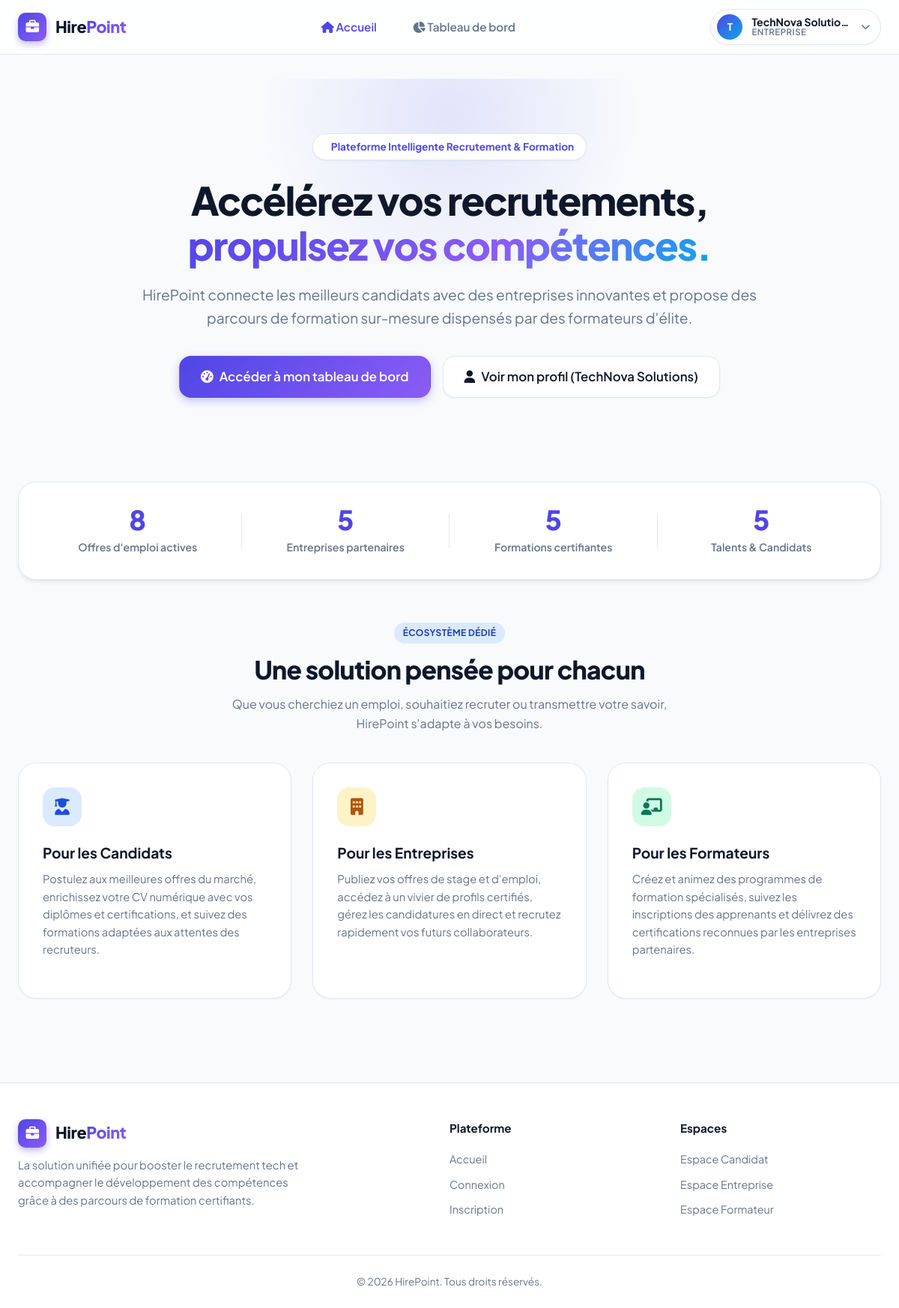
The app's page / (signed in) with its own data.
### user/models.py (models this page shows, shortened)
class User(AbstractUser):
    role = models.CharField(
        max_length=20,
        choices=Role.choices,
        default=Role.CANDIDAT
    )
    dateInscription = models.DateField(auto_now_add=True)
    @property
    def is_entreprise(self):
        return self.role == Role.ENTREPRISE
    @property
    def is_admin(self):
        return self.role == Role.ADMINISTRATEUR or self.is_superuser or self.is_staff
    @property
    def display_name(self):
        if self.is_entreprise and hasattr(self, 'entreprise'):
            return self.entreprise.nomEntreprise

### entreprise/models.py (models this page shows, shortened)
class Entreprise(User):
    nomEntreprise = models.CharField(max_length=255)
    secteur = models.CharField(max_length=255)
    description = models.TextField()
    adresse = models.CharField(max_length=255)
    siteWeb = models.URLField(max_length=255, blank=True, null=True)

### user/views.py (the view)
# urls.py: path('', views.home_view, name='home'),
def home_view(request):
    total_offres = Offre.objects.count()
    total_formations = Formation.objects.count()
    total_candidats = Candidat.objects.count()
    total_entreprises = Entreprise.objects.count()
    recent_offres = Offre.objects.select_related('entreprise').order_by('-datePublication')[:3]
    recent_formations = Formation.objects.select_related('formateur').order_by('dateDebut')[:3]
    context = {
        'total_offres': total_offres,
        'total_formations': total_formations,
        'total_candidats': total_candidats,
        'total_entreprises': total_entreprises,
        'recent_offres': recent_offres,
        'recent_formations': recent_formations,
    }
    return render(request, 'home.html', context)

### templates/home.html (shortened to what this page needs)
{% extends 'base.html' %}
{% load static %}
{% block content %}
<section class="hero" id="home-hero">
    <div class="hero-glow"></div>
    <div class="hero-content">
        <div class="hero-badge">
            Plateforme Intelligente Recrutement & Formation
        </div>
        <h1 class="hero-title">
            Accélérez vos recrutements,<br>
            <span class="gradient-text">propulsez vos compétences.</span>
        </h1>
        <p class="hero-description">
            HirePoint connecte les meilleurs candidats avec des entreprises innovantes et propose des parcours de formation sur-mesure dispensés par des formateurs d'élite.
        </p>
        <div class="hero-cta-group">
            {% if user.is_authenticated %}
                <a href="{% url 'dashboard' %}" class="btn btn-primary btn-lg" id="hero-dashboard-cta">
                    <i class="fa-solid fa-gauge-high"></i> Accéder à mon tableau de bord
                </a>
                <a href="{% url 'profile' %}" class="btn btn-secondary btn-lg" id="hero-profile-cta">
                    <i class="fa-solid fa-user"></i> Voir mon profil ({{ user.display_name }})
                </a>
            {% endif %}
        </div>
    </div>
</section>
<div class="stats-strip" id="home-stats-strip">
    <div class="stat-item">
        <div class="stat-number">{{ total_offres }}</div>
        <div class="stat-label">Offres d'emploi actives</div>
    </div>
    <div class="stat-item">
        <div class="stat-number">{{ total_entreprises }}</div>
        <div class="stat-label">Entreprises partenaires</div>
    </div>
    <div class="stat-item">
        <div class="stat-number">{{ total_formations }}</div>
        <div class="stat-label">Formations certifiantes</div>
    </div>
    <div class="stat-item">
        <div class="stat-number">{{ total_candidats }}</div>
        <div class="stat-label">Talents & Candidats</div>
    </div>
</div>
<section style="margin: 3.5rem 0;" id="home-roles-section">
    <div style="text-align: center; max-width: 650px; margin: 0 auto 2.5rem auto;">
        <span class="badge badge-candidat" style="margin-bottom: 0.5rem;">Écosystème Dédié</span>
        <h2 style="font-size: 2.1rem; font-weight: 800; letter-spacing: -0.02em;">Une solution pensée pour chacun</h2>
        <p style="color: var(--text-muted); margin-top: 0.4rem;">Que vous cherchiez un emploi, souhaitiez recruter ou transmettre votre savoir, HirePoint s'adapte à vos besoins.</p>
    </div>
    <div class="features-grid">
        <div class="feature-card" id="card-feature-candidat">
            <div class="feature-icon-wrapper feature-icon-blue">
                <i class="fa-solid fa-user-graduate"></i>
            </div>
            <h3 class="feature-title">Pour les Candidats</h3>
            <p class="feature-text">
                Postulez aux meilleures offres du marché, enrichissez votre CV numérique avec vos diplômes et certifications, et suivez des formations adaptées aux attentes des recruteurs.
            </p>
        </div>
        <div class="feature-card" id="card-feature-entreprise">
            <div class="feature-icon-wrapper feature-icon-amber">
                <i class="fa-solid fa-building"></i>
            </div>
            <h3 class="feature-title">Pour les Entreprises</h3>
            <p class="feature-text">
                Publiez vos offres de stage et d'emploi, accédez à un vivier de profils certifiés, gérez les candidatures en direct et recrutez rapidement vos futurs collaborateurs.
            </p>
        </div>
        <div class="feature-card" id="card-feature-formateur">
            <div class="feature-icon-wrapper feature-icon-emerald">
                <i class="fa-solid fa-chalkboard-user"></i>
            </div>
            <h3 class="feature-title">Pour les Formateurs</h3>
            <p class="feature-text">
                Créez et animez des programmes de formation spécialisés, suivez les inscriptions des apprenants et délivrez des certifications reconnues par les entreprises partenaires.
            </p>
        </div>
    </div>
</section>
{% endblock %}

### templates/base.html (shortened to what this page needs)
{% load static %}
<!DOCTYPE html>
<html lang="fr">
<head>
    <link rel="stylesheet" href="https://cdnjs.cloudflare.com/ajax/libs/font-awesome/6.5.1/css/all.min.css" />
    <link rel="stylesheet" href="{% static 'css/style.css' %}">
</head>
<body>
    <header class="navbar" id="main-navbar">
        <div class="container navbar-container">
            <a href="{% url 'home' %}" class="navbar-brand" id="brand-link">
                <div class="brand-icon">
                    <i class="fa-solid fa-briefcase"></i>
                </div>
                <div class="brand-name">Hire<span>Point</span></div>
            </a>
            <ul class="nav-menu" id="nav-menu">
                <li><a href="{% url 'home' %}" class="nav-link {% if request.resolver_match.url_name == 'home' %}active{% endif %}"><i class="fa-solid fa-house"></i> Accueil</a></li>
                {% if user.is_authenticated %}
                <li><a href="{% url 'dashboard' %}" class="nav-link {% if request.resolver_match.url_name == 'dashboard' %}active{% endif %}"><i class="fa-solid fa-chart-pie"></i> Tableau de bord</a></li>
                {% endif %}
            </ul>
            <div class="nav-actions">
                {% if user.is_authenticated %}
                    <div class="user-dropdown" id="user-dropdown-menu">
                        <div class="user-pill" id="user-profile-pill" tabindex="0" role="button" aria-haspopup="true" aria-expanded="false">
                            <div class="user-avatar-sm">
                                {{ user.username|slice:":1"|upper }}
                            </div>
                            <div class="user-pill-info">
                                <span class="user-pill-name">{{ user.display_name }}</span>
                                <span class="user-pill-role">
                                    {% if user.is_admin %}Admin
                                    {% elif user.is_entreprise %}Entreprise
                                    {% elif user.is_formateur %}Formateur
                                    {% else %}Candidat{% endif %}
                                </span>
                            </div>
                            <i class="fa-solid fa-chevron-down" style="font-size: 0.75rem; color: var(--text-muted); margin-left: 0.25rem;"></i>
                        </div>
                    </div>
                {% endif %}
            </div>
        </div>
    </header>
    <main class="main-content" id="main-content-area">
        <div class="container">
            {% block content %}{% endblock %}
        </div>
    </main>
    <footer class="footer" id="main-footer">
        <div class="container">
            <div class="footer-grid">
                <div class="footer-brand">
                    <div class="navbar-brand">
                        <div class="brand-icon">
                            <i class="fa-solid fa-briefcase"></i>
                        </div>
                        <div class="brand-name">Hire<span>Point</span></div>
                    </div>
                    <p>La solution unifiée pour booster le recrutement tech et accompagner le développement des compétences grâce à des parcours de formation certifiants.</p>
                </div>
                <div>
                    <h4 class="footer-heading">Plateforme</h4>
                    <ul class="footer-links">
                        <li><a href="{% url 'home' %}">Accueil</a></li>
                        <li><a href="{% url 'login' %}">Connexion</a></li>
                        <li><a href="{% url 'register' %}">Inscription</a></li>
                    </ul>
                </div>
                <div>
                    <h4 class="footer-heading">Espaces</h4>
                    <ul class="footer-links">
                        <li><a href="{% url 'register' %}?role=candidat">Espace Candidat</a></li>
                        <li><a href="{% url 'register' %}?role=entreprise">Espace Entreprise</a></li>
                        <li><a href="{% url 'register' %}?role=formateur">Espace Formateur</a></li>
                    </ul>
                </div>
            </div>
            <div class="footer-bottom">
                <p>&copy; 2026 HirePoint. Tous droits réservés.</p>
            </div>
        </div>
    </footer>
</body>
</html>

### records on screen
User: username "T", display_name "TechNova Solutio…", display_name "TechNova Solutions"

### other values on screen
{{ total_offres }} "8"
{{ total_entreprises }} "5"
{{ total_formations }} "5"
{{ total_candidats }} "5"
